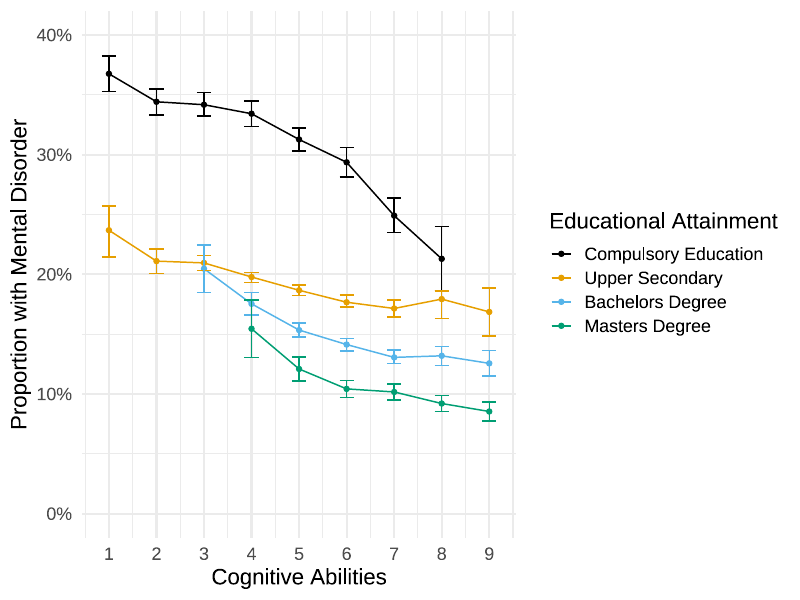

Here is the R script that generated this plot:

# Interaction plot
library(tidyverse)
library(showtext)

font_add_google("Merriweather", "Merri")
showtext_auto()

dat <- readr::read_csv(here::here("data","interaction.csv"))


theme_set(theme_minimal(base_size = 16))

dat$edu_length2 <- factor(dat$edu_length2,
                          levels = c("Compulsory Education",
                                     "Upper Secondary",
                                     "Bachelors Degree",
                                     "Masters Degree"))

dat |> 
  filter(below100 == FALSE) |> 
  ggplot(aes(IQ,prop,ymax = conf.high,ymin = conf.low,color = edu_length2)) + 
  geom_point() + 
  geom_line() +
  geom_errorbar(width = .3) +
  scale_y_continuous(labels = scales::percent_format(1),
                     limits = c(0,.4)) +
  scale_x_continuous(breaks = seq(1,9,1)) +
  ggthemes::scale_color_colorblind() + 
  labs(x = "Cognitive Abilities",
       y = "Proportion with Mental Disorder",
       color = "Educational Attainment")

ggsave(here::here("plots","interaction.pdf"),height = 6,width = 8)


